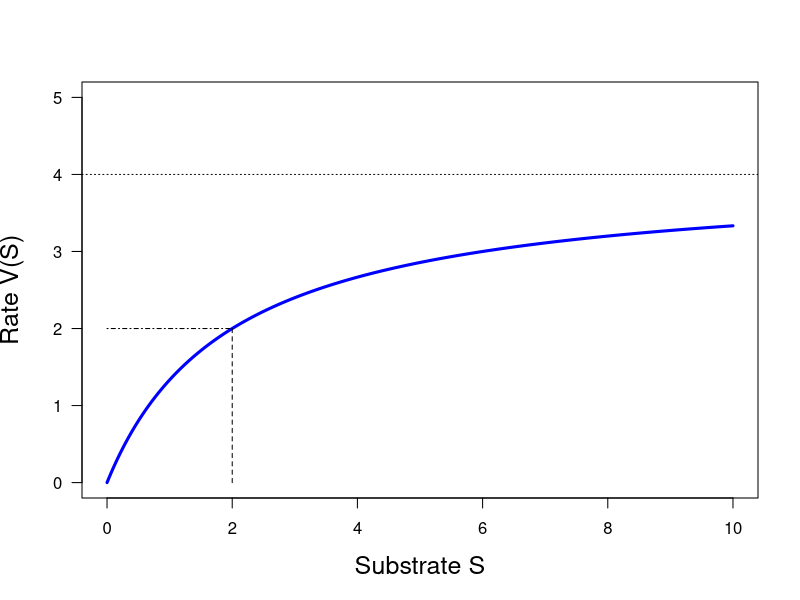

Write R code to recreate this figure. (Note: this script raises an error after producing the figure.)
print('file: MMkinetics.R')
# Michaelis-Menten kinetics
Vmax = 4; K = 2; S = seq(0,10,0.01); V = Vmax*S/(S+K)
xK = c(K,K); yK = c(0,Vmax/2)
xSK = c(0,K); ySK = c(Vmax/2,Vmax/2)
# png('MichaelisMenten210228a.png',width=16,height=16,units='cm',res=300)
plot(S,V,type='l',lwd=3,col='blue',xlab='Substrate S',ylab='Rate V(S)',
     las=1,cex=0.4,ylim=c(0,5),cex.lab=1.5)
lines(xK,yK,col='black',lty=2)
lines(xSK,ySK,col='black',lty=4)
abline(h=Vmax,col='black',lty=3)
text(7,4.3,TeX('$V_{max} = 4$'),col='blue',cex=1.5)
text(2.1,1.9,'K = 2',col='blue',pos=4,cex=1.5)
# dev.off()
